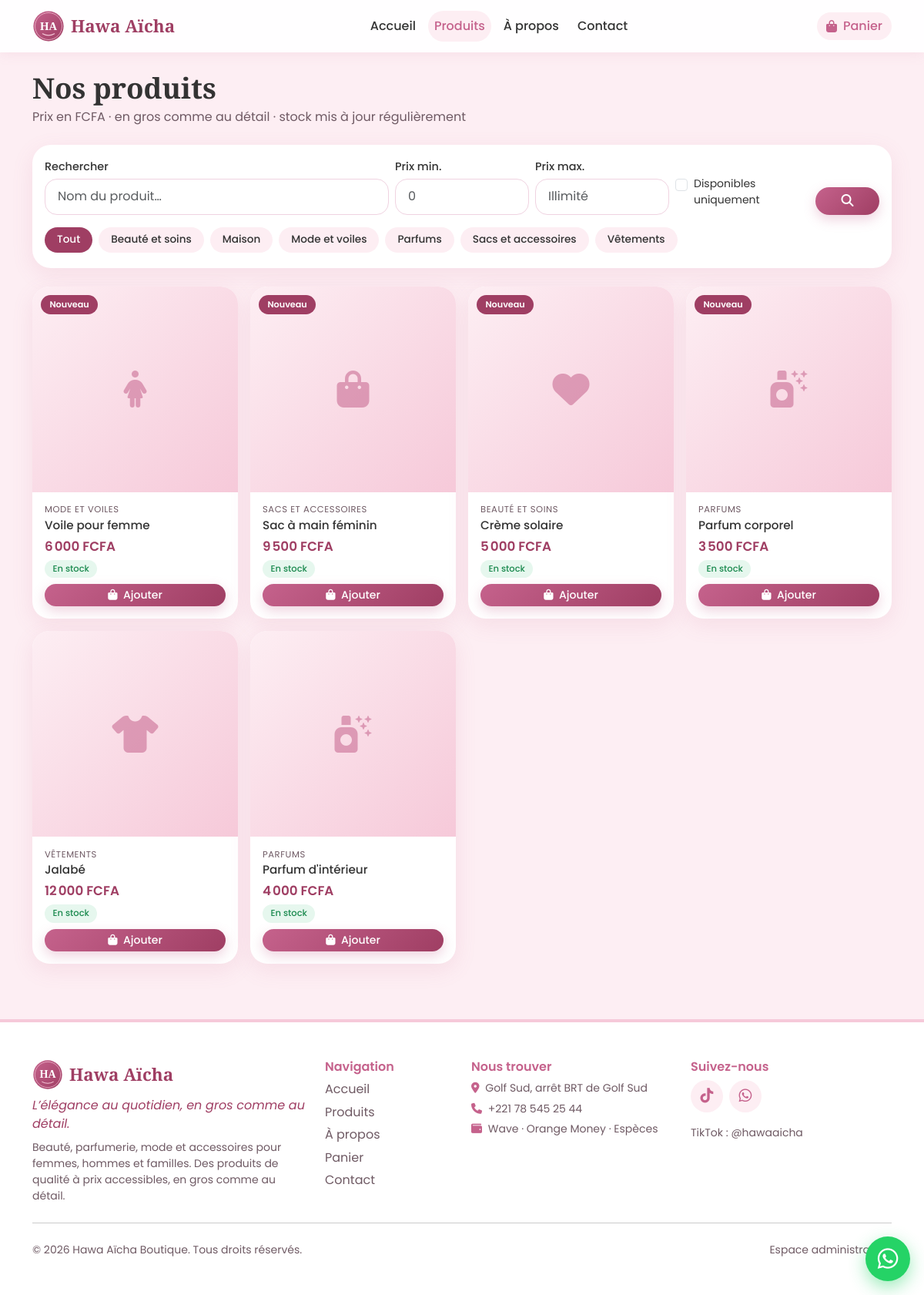
The app's page /produits.php, older data.
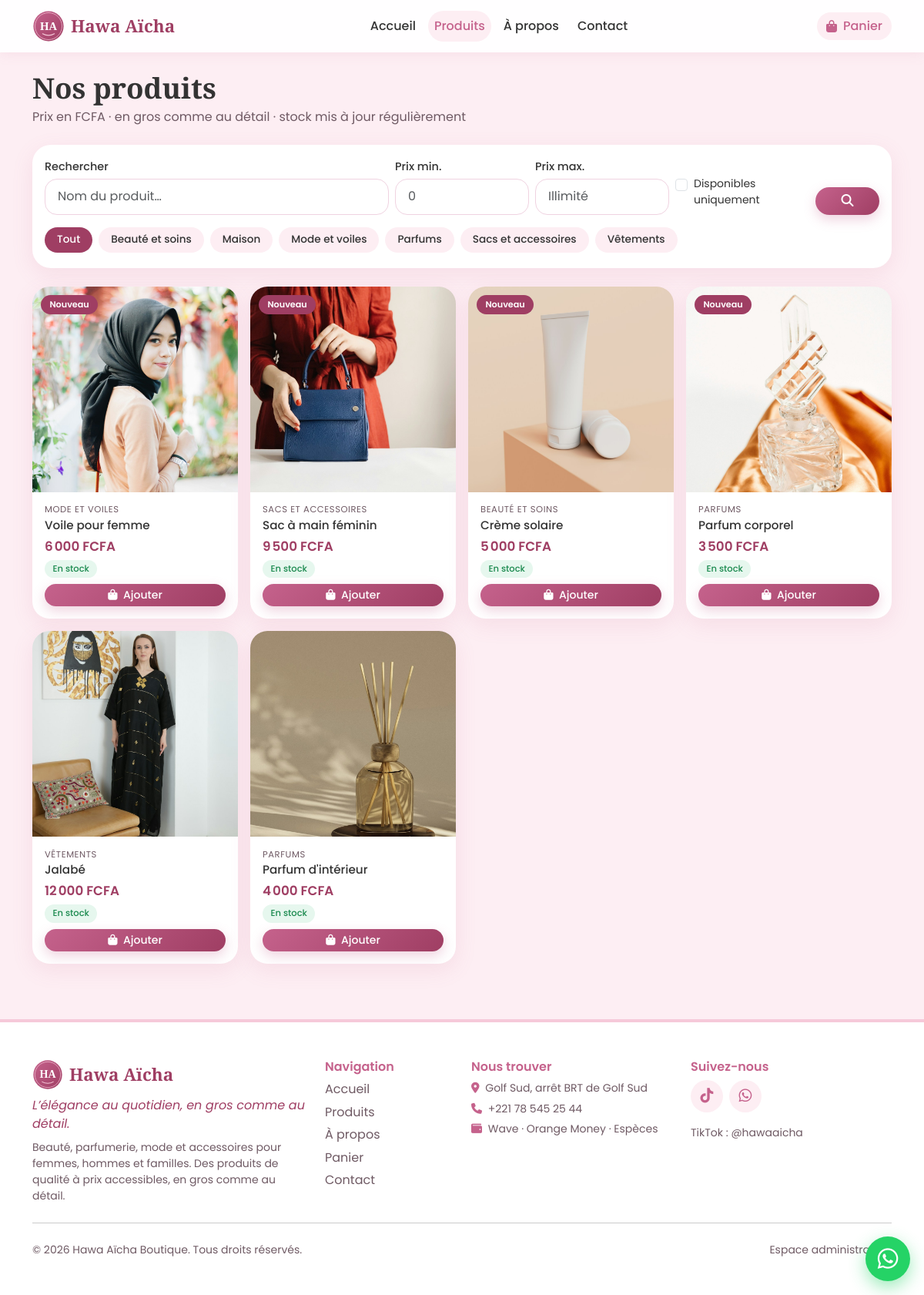
The same page, newer data.
### tables this page shows
CREATE TABLE IF NOT EXISTS categories (
  id INT AUTO_INCREMENT PRIMARY KEY,
  nom VARCHAR(100) NOT NULL,
  description TEXT NULL,
  icone VARCHAR(50) NOT NULL DEFAULT 'fa-gem',
  created_at TIMESTAMP NOT NULL DEFAULT CURRENT_TIMESTAMP
);

CREATE TABLE IF NOT EXISTS produits (
  id INT AUTO_INCREMENT PRIMARY KEY,
  categorie_id INT NULL,
  nom VARCHAR(150) NOT NULL,
  description TEXT NULL,
  prix INT NOT NULL DEFAULT 0,
  stock INT NOT NULL DEFAULT 0,
  image VARCHAR(120) NULL,
  nouveau TINYINT(1) NOT NULL DEFAULT 0,
  actif TINYINT(1) NOT NULL DEFAULT 1,
  created_at TIMESTAMP NOT NULL DEFAULT CURRENT_TIMESTAMP,
  date_modification TIMESTAMP NULL DEFAULT NULL ON UPDATE CURRENT_TIMESTAMP,
  INDEX idx_produits_actif (actif),
  CONSTRAINT fk_produit_categorie FOREIGN KEY (categorie_id) REFERENCES categories(id) ON DELETE SET NULL,
  CONSTRAINT chk_produits_stock CHECK (stock >= 0),
  CONSTRAINT chk_produits_prix CHECK (prix >= 0)
);

### includes/db.php (called while the page is built)
<?php
function db(): PDO
{
    static $pdo = null;
    if ($pdo === null) {
        $dsn = defined('DB_DSN')
            ? DB_DSN
            : sprintf('mysql:host=%s;dbname=%s;charset=utf8mb4', DB_HOST, DB_NAME);
        try {
            $pdo = new PDO($dsn, DB_USER, DB_PASS, [
                PDO::ATTR_ERRMODE            => PDO::ERRMODE_EXCEPTION,
                PDO::ATTR_DEFAULT_FETCH_MODE => PDO::FETCH_ASSOC,
                PDO::ATTR_EMULATE_PREPARES   => false,
            ]);
        } catch (PDOException $e) {
            http_response_code(500);
            exit('Connexion à la base de données impossible. Vérifiez le fichier config.php.');
        }
    }
    return $pdo;
}

### includes/functions.php (the view, shortened to what this page needs)
<?php
require_once __DIR__ . '/db.php';
function e($v): string
{
    return htmlspecialchars((string)$v, ENT_QUOTES, 'UTF-8');
}
function fcfa($n): string
{
    return number_format((int)$n, 0, ',', "\u{202F}") . ' FCFA';
}
function base_url(string $path = ''): string
{
    return BASE_URL . '/' . ltrim($path, '/');
}
function logo_url(): string
{
    return file_exists(__DIR__ . '/../assets/img/logo.png')
        ? base_url('assets/img/logo.png')
        : base_url('assets/img/logo.svg');
}
function wa_link(string $message = ''): string
{
    $url = 'https://wa.me/' . WHATSAPP_NUMBER;
    return $message !== '' ? $url . '?text=' . rawurlencode($message) : $url;
}
function info_boutique(string $valeur, string $siVide = 'À compléter'): string
{
    return trim($valeur) !== '' ? e($valeur) : '<span class="a-completer">' . e($siVide) . '</span>';
}
function get_categories(): array
{
    return db()->query('SELECT * FROM categories ORDER BY nom')->fetchAll();
}
function stock_info(int $stock): array
{
    return ['En stock', 'ok'];
}
function product_image(?string $img): ?string
{
    return $img ? base_url('uploads/' . rawurlencode($img)) : null;
}
function product_card(array $p): void
{
    [$label, $cls] = stock_info((int)$p['stock']);
    $img = product_image($p['image'] ?? null);
    $icone = $p['icone'] ?? 'fa-gem';
    ?>
    <div class="col-6 col-md-4 col-lg-3">
      <article class="product-card h-100">
        <a href="<?= e(base_url('produit.php?id=' . (int)$p['id'])) ?>" class="product-thumb">
          <?php if ($img): ?>
            <img src="<?= e($img) ?>" alt="<?= e($p['nom']) ?>" loading="lazy">
          <?php else: ?>
            <span class="thumb-placeholder"><i class="fa-solid <?= e($icone) ?>"></i></span>
          <?php endif; ?>
          <?php if (!empty($p['nouveau'])): ?><span class="ribbon">Nouveau</span><?php endif; ?>
        </a>
        <div class="product-body">
          <?php if (!empty($p['categorie'])): ?><div class="product-cat"><?= e($p['categorie']) ?></div><?php endif; ?>
          <h3 class="product-name"><a href="<?= e(base_url('produit.php?id=' . (int)$p['id'])) ?>"><?= e($p['nom']) ?></a></h3>
          <div class="product-price"><?= fcfa($p['prix']) ?></div>
          <span class="stock-badge stock-<?= e($cls) ?>"><?= e($label) ?></span>
          <?php if ((int)$p['stock'] > 0): ?>
            <form method="post" action="<?= e(base_url('panier.php')) ?>" class="mt-2">
              <button class="btn btn-rose btn-sm w-100"><i class="fa-solid fa-bag-shopping me-1"></i> Ajouter</button>
            </form>
          <?php else: ?>
            <a class="btn btn-outline-rose btn-sm w-100 mt-2"
               href="<?= e(wa_link('Bonjour, le produit « ' . $p['nom'] . ' » m\'intéresse. Sera-t-il bientôt disponible ?')) ?>"
               target="_blank" rel="noopener"><i class="fa-brands fa-whatsapp me-1"></i> Me prévenir</a>
          <?php endif; ?>
        </div>
      </article>
    </div>
    <?php
}

### includes/header.php (shortened to what this page needs)
<?php
require_once __DIR__ . '/functions.php';
$page  = $page  ?? '';
?><!DOCTYPE html>
<html lang="fr">
<head>
  <link href="https://cdn.jsdelivr.net/npm/bootstrap@5.3.3/dist/css/bootstrap.min.css" rel="stylesheet">
  <link href="https://cdnjs.cloudflare.com/ajax/libs/font-awesome/6.5.2/css/all.min.css" rel="stylesheet">
  <link href="<?= e(base_url('assets/css/style.css')) ?>" rel="stylesheet">
</head>
<body>
<nav class="navbar navbar-expand-md site-nav sticky-top">
  <div class="container">
    <a class="navbar-brand d-flex align-items-center gap-2" href="<?= e(base_url('index.php')) ?>">
      <img src="<?= e(logo_url()) ?>" alt="Logo <?= e(SITE_NAME) ?>" height="42">
      <span class="brand-text">Hawa Aïcha</span>
    </a>
    <div class="collapse navbar-collapse" id="menu">
      <ul class="navbar-nav mx-auto mb-2 mb-md-0 gap-md-2">
        <li class="nav-item"><a class="nav-link <?= $page === 'accueil' ? 'active' : '' ?>" href="<?= e(base_url('index.php')) ?>">Accueil</a></li>
        <li class="nav-item"><a class="nav-link <?= $page === 'produits' ? 'active' : '' ?>" href="<?= e(base_url('produits.php')) ?>">Produits</a></li>
        <li class="nav-item"><a class="nav-link <?= $page === 'apropos' ? 'active' : '' ?>" href="<?= e(base_url('apropos.php')) ?>">À propos</a></li>
        <li class="nav-item"><a class="nav-link <?= $page === 'contact' ? 'active' : '' ?>" href="<?= e(base_url('contact.php')) ?>">Contact</a></li>
      </ul>
      <a class="btn btn-cart position-relative d-none d-md-inline-flex align-items-center gap-2 <?= $page === 'panier' ? 'active' : '' ?>" href="<?= e(base_url('panier.php')) ?>">
        <i class="fa-solid fa-bag-shopping"></i> Panier
      </a>
    </div>
  </div>
</nav>
<main class="container py-4">

### produits.php (shortened to what this page needs)
<?php
$page = 'produits';
require __DIR__ . '/includes/header.php';
$categories = get_categories();
$catId = isset($_GET['cat']) ? (int)$_GET['cat'] : 0;
$q = trim($_GET['q'] ?? '');
$prixMin = (int)preg_replace('/\D/', '', (string)($_GET['min'] ?? ''));
$prixMax = (int)preg_replace('/\D/', '', (string)($_GET['max'] ?? ''));
$dispo = !empty($_GET['dispo']);
$sql = "SELECT p.*, c.nom AS categorie, c.icone
          FROM produits p LEFT JOIN categories c ON c.id = p.categorie_id
         WHERE p.actif = 1";
$params = [];
$sql .= ' ORDER BY (p.stock > 0) DESC, p.nouveau DESC, p.id DESC';
$st = db()->prepare($sql);
$st->execute($params);
$produits = $st->fetchAll();
function lien_catalogue(array $changer): string
{
    global $catId, $q, $prixMin, $prixMax, $dispo;
    $p = array_merge(['cat' => $catId ?: null, 'q' => $q ?: null, 'min' => $prixMin ?: null, 'max' => $prixMax ?: null, 'dispo' => $dispo ? 1 : null], $changer);
    $qs = http_build_query(array_filter($p, fn($v) => $v !== null && $v !== ''));
    return base_url('produits.php' . ($qs !== '' ? '?' . $qs : ''));
}
?>
<h1 class="page-title mb-1">Nos produits</h1>
<p class="text-muted mb-4">Prix en FCFA · en gros comme au détail · stock mis à jour régulièrement</p>
<div class="filter-bar mb-4">
  <form method="get" class="row g-2 align-items-end mb-3">
    <div class="col-12 col-md-5">
      <label class="form-label small mb-1" for="q">Rechercher</label>
      <input type="search" id="q" name="q" value="<?= e($q) ?>" class="form-control" placeholder="Nom du produit…">
    </div>
    <div class="col-6 col-md-2">
      <label class="form-label small mb-1" for="min">Prix min.</label>
      <input type="number" id="min" name="min" min="0" step="500" value="<?= $prixMin ?: '' ?>" class="form-control" placeholder="0">
    </div>
    <div class="col-6 col-md-2">
      <label class="form-label small mb-1" for="max">Prix max.</label>
      <input type="number" id="max" name="max" min="0" step="500" value="<?= $prixMax ?: '' ?>" class="form-control" placeholder="Illimité">
    </div>
    <div class="col-7 col-md-2">
      <div class="form-check mb-2">
        <input class="form-check-input" type="checkbox" id="dispo" name="dispo" value="1" <?= $dispo ? 'checked' : '' ?>>
        <label class="form-check-label small" for="dispo">Disponibles uniquement</label>
      </div>
    </div>
    <div class="col-5 col-md-1 d-grid"><button class="btn btn-rose" aria-label="Filtrer"><i class="fa-solid fa-magnifying-glass"></i></button></div>
  </form>
  <div class="chips">
    <a class="chip <?= $catId === 0 ? 'active' : '' ?>" href="<?= e(lien_catalogue(['cat' => null])) ?>">Tout</a>
    <?php foreach ($categories as $c): ?>
      <a class="chip <?= $catId === (int)$c['id'] ? 'active' : '' ?>" href="<?= e(lien_catalogue(['cat' => (int)$c['id']])) ?>"><?= e($c['nom']) ?></a>
    <?php endforeach; ?>
  </div>
</div>
<?php if ($produits): ?>
  <div class="row g-3">
    <?php foreach ($produits as $p) { product_card($p); } ?>
  </div>
<?php endif; ?>
<?php require __DIR__ . '/includes/footer.php'; ?>

### includes/footer.php (shortened to what this page needs)
</main>
<footer class="site-footer mt-5">
  <div class="container py-5">
    <div class="row g-4">
      <div class="col-md-4">
        <div class="d-flex align-items-center gap-2 mb-2">
          <img src="<?= e(logo_url()) ?>" alt="" height="40">
          <span class="brand-text">Hawa Aïcha</span>
        </div>
        <p class="fst-italic mb-2" style="color:var(--rose-dark)"><?= e(SITE_SLOGAN) ?></p>
        <p class="mb-0 text-muted small">Beauté, parfumerie, mode et accessoires pour femmes, hommes et familles. Des produits de qualité à prix accessibles, en gros comme au détail.</p>
      </div>
      <div class="col-6 col-md-2">
        <h6 class="footer-title">Navigation</h6>
        <ul class="list-unstyled mb-0">
          <li><a href="<?= e(base_url('index.php')) ?>">Accueil</a></li>
          <li><a href="<?= e(base_url('produits.php')) ?>">Produits</a></li>
          <li><a href="<?= e(base_url('apropos.php')) ?>">À propos</a></li>
          <li><a href="<?= e(base_url('panier.php')) ?>">Panier</a></li>
          <li><a href="<?= e(base_url('contact.php')) ?>">Contact</a></li>
        </ul>
      </div>
      <div class="col-6 col-md-3">
        <h6 class="footer-title">Nous trouver</h6>
        <ul class="list-unstyled small text-muted mb-0">
          <li><i class="fa-solid fa-location-dot me-1" style="color:var(--rose)"></i> <?= info_boutique(BOUTIQUE_ADRESSE) ?></li>
          <li><i class="fa-solid fa-phone me-1" style="color:var(--rose)"></i> <?= info_boutique(CONTACT_TELEPHONE) ?></li>
          <li><i class="fa-solid fa-wallet me-1" style="color:var(--rose)"></i> Wave · Orange Money · Espèces</li>
        </ul>
      </div>
      <div class="col-md-3">
        <h6 class="footer-title">Suivez-nous</h6>
        <div class="d-flex gap-2 mb-3">
          <a class="social" href="<?= e(TIKTOK_URL) ?>" target="_blank" rel="noopener" aria-label="TikTok"><i class="fa-brands fa-tiktok"></i></a>
          <a class="social" href="<?= e(wa_link()) ?>" target="_blank" rel="noopener" aria-label="WhatsApp"><i class="fa-brands fa-whatsapp"></i></a>
        </div>
        <div class="small text-muted">TikTok : <?= e(TIKTOK_HANDLE) ?></div>
      </div>
    </div>
    <hr class="my-4">
    <div class="small text-muted d-flex flex-wrap justify-content-between gap-2">
      <span>© <?= date('Y') ?> <?= e(SITE_NAME) ?>. Tous droits réservés.</span>
      <a href="<?= e(base_url('admin/login.php')) ?>" class="text-muted">Espace administrateur</a>
    </div>
  </div>
</footer>
<a class="wa-float" href="<?= e(wa_link('Bonjour Hawa Aïcha Boutique, j\'aimerais avoir des informations.')) ?>" target="_blank" rel="noopener" aria-label="Discuter sur WhatsApp">
  <i class="fa-brands fa-whatsapp"></i>
</a>
</body>
</html>

### assets/css/style.css (style rules this page uses)
:root { --rose: #C5628C; --rose-dark: #9F3E63; --rose-mid: #E895B3; --rose-soft: #F6C9D9; --rose-bg: #FDEEF3; --ink: #333333; --muted: #6f5a64; --white: #fff; --shadow: 0 8px 28px rgba(197, 98, 140, .12); --shadow-hover: 0 14px 34px rgba(197, 98, 140, .22); --bs-primary: #C5628C; --bs-link-color: #9F3E63; --bs-link-hover-color: #C5628C; }
body { font-family: 'Poppins', system-ui, sans-serif; background: var(--rose-bg); color: var(--ink); -webkit-font-smoothing: antialiased; }
h1, h2, h3, h4, .brand-text, .section-title { font-family: 'Playfair Display', Georgia, serif; font-weight: 700; }
a { text-decoration: none; }
.text-muted { color: var(--muted) !important; }
.site-nav { background: rgba(255, 255, 255, .94); backdrop-filter: blur(8px); box-shadow: 0 2px 16px rgba(197, 98, 140, .1); }
.brand-text { color: var(--rose-dark); font-size: 1.4rem; }
.site-nav .nav-link { color: var(--ink); font-weight: 500; padding: .5rem 1rem; border-radius: 50rem; }
.site-nav .nav-link:hover, .site-nav .nav-link.active { color: var(--rose); background: var(--rose-bg); }
.btn-cart { background: var(--rose-bg); color: var(--rose); border-radius: 50rem; font-weight: 500; border: 0; }
.btn-rose { background: linear-gradient(135deg, var(--rose), var(--rose-dark)); color: #fff; border: 0; border-radius: 50rem; font-weight: 500; box-shadow: 0 6px 16px rgba(197, 98, 140, .28); transition: transform .15s, box-shadow .15s; }
.product-card { background: #fff; border-radius: 1.4rem; overflow: hidden; box-shadow: var(--shadow); transition: transform .2s, box-shadow .2s; display: flex; flex-direction: column; }
.product-thumb { position: relative; display: block; aspect-ratio: 1; background: linear-gradient(135deg, var(--rose-bg), var(--rose-soft)); overflow: hidden; }
.product-thumb img { width: 100%; height: 100%; object-fit: cover; transition: transform .35s; }
.ribbon { position: absolute; top: .7rem; left: .7rem; background: var(--rose-dark); color: #fff; font-size: .7rem; font-weight: 600; padding: .25rem .7rem; border-radius: 50rem; }
.product-body { padding: .9rem 1rem 1rem; display: flex; flex-direction: column; flex: 1; }
.product-cat { font-size: .72rem; color: var(--muted); text-transform: uppercase; letter-spacing: .05em; }
.product-name { font-family: 'Poppins', sans-serif; font-weight: 500; font-size: .95rem; margin: .15rem 0 .35rem; }
.product-name a { color: var(--ink); }
.product-price { color: var(--rose-dark); font-weight: 600; font-size: 1.05rem; }
.stock-badge { align-self: flex-start; font-size: .72rem; font-weight: 500; padding: .2rem .65rem; border-radius: 50rem; margin-top: .3rem; }
.stock-ok { background: #e6f7ee; color: #1b8a4f; }
.product-body form { margin-top: auto !important; padding-top: .5rem; }
.filter-bar { background: #fff; border-radius: 1.5rem; padding: 1rem; box-shadow: var(--shadow); }
.chip { display: inline-block; padding: .4rem 1rem; border-radius: 50rem; background: var(--rose-bg); color: var(--ink); font-size: .85rem; font-weight: 500; white-space: nowrap; }
.chip.active { background: var(--rose-dark); color: #fff; }
.chips { display: flex; gap: .5rem; overflow-x: auto; padding-bottom: .25rem; scrollbar-width: none; }
.form-control, .form-select { border-radius: 1rem; border: 1.5px solid #f0d3e1; padding: .65rem 1rem; }
.form-label { font-weight: 500; font-size: .9rem; }
.site-footer { background: #fff; border-top: 4px solid var(--rose-soft); }
.site-footer a { color: var(--muted); }
.site-footer li { margin-bottom: .35rem; }
.footer-title { font-family: 'Poppins', sans-serif; font-weight: 600; color: var(--rose); }
.social { width: 42px; height: 42px; border-radius: 50%; background: var(--rose-bg); color: var(--rose) !important; display: grid; place-items: center; font-size: 1.2rem; }
.wa-float { position: fixed; right: 18px; bottom: 18px; z-index: 1030; width: 58px; height: 58px; border-radius: 50%; background: #25d366; color: #fff; display: grid; place-items: center; font-size: 1.9rem; box-shadow: 0 8px 22px rgba(37, 211, 102, .45); animation: pulse 2.4s infinite; }
.page-title { font-size: clamp(1.7rem, 4vw, 2.3rem); }
.thumb-placeholder { position: absolute; inset: 0; display: grid; place-items: center; font-size: 3rem; color: rgba(197, 98, 140, .55); }

Row changes from the older to the newer data that the page shows:
changed produits "6 000 FCFA": image: picture added
changed produits "9 500 FCFA": image: picture added
changed produits "5 000 FCFA": image: picture added
changed produits "3 500 FCFA": image: picture added
changed produits "12 000 FCFA": image: picture added
changed produits "4 000 FCFA": image: picture added
